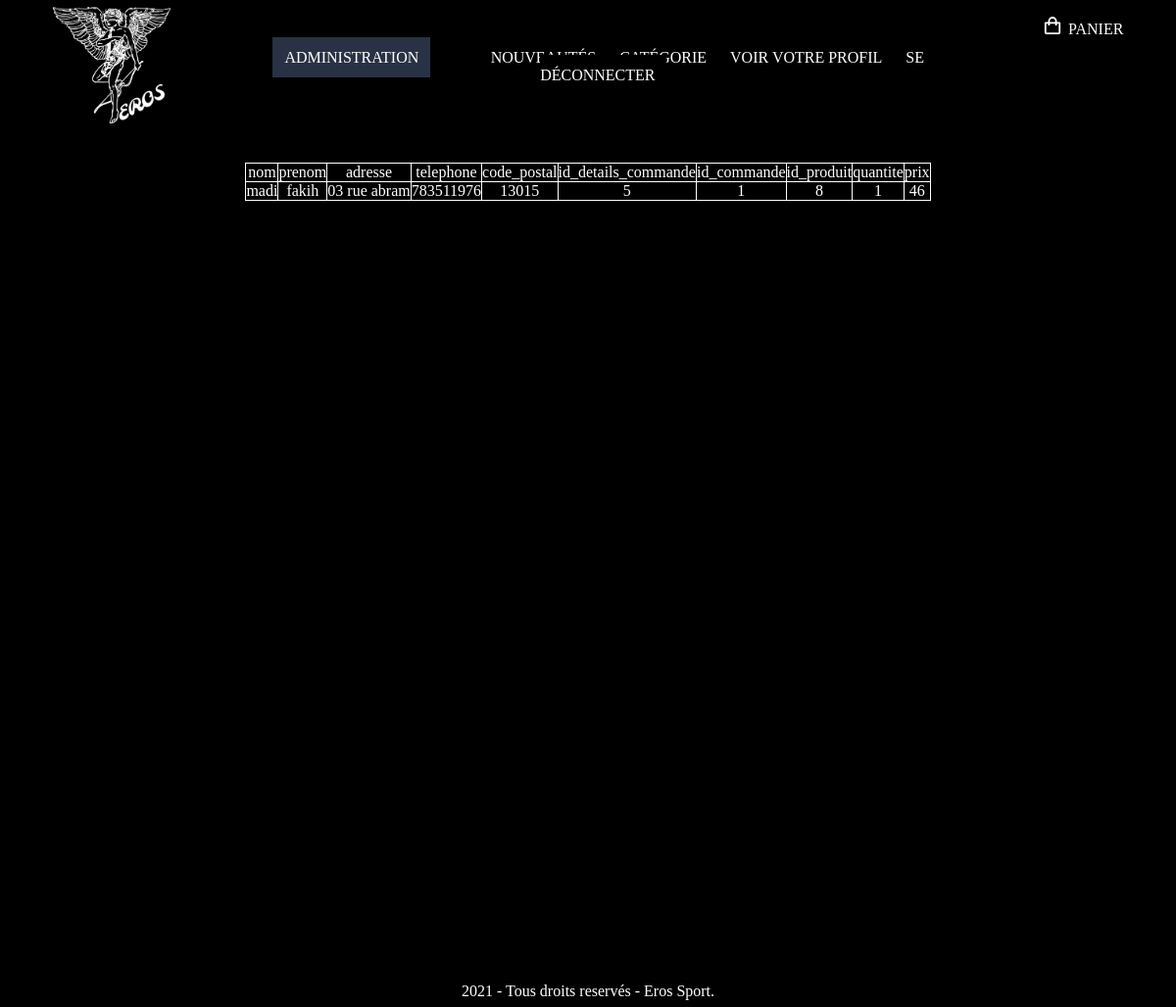
/admin/commande.php?id_commande=1 (signed in), run on the app's committed database.
### tables this page shows
CREATE TABLE IF NOT EXISTS `details_commande` (
  `nom` text NOT NULL,
  `prenom` text NOT NULL,
  `adresse` text NOT NULL,
  `telephone` int(15) DEFAULT NULL,
  `code_postal` int(5) DEFAULT NULL,
  `id_details_commande` int(3) NOT NULL AUTO_INCREMENT,
  `id_commande` int(3) DEFAULT NULL,
  `id_produit` int(3) DEFAULT NULL,
  `id_taille` int(11) NOT NULL,
  `quantite` int(3) NOT NULL,
  `prix` int(3) NOT NULL,
  PRIMARY KEY (`id_details_commande`),
  KEY `id_commande` (`id_commande`)
);

### inc/fonction.inc.php (called while the page is built, shortened)
<?php
function executeRequete($req)
{
    global $mysqli;
    $resultat = $mysqli->query($req);
    return $resultat;
}
?>

### inc/init.inc.php (called while the page is built, shortened)
<?php
$mysqli = new mysqli("localhost", "root", "", "boutique");
$contenu = '';
require_once("fonction.inc.php");
?>

### admin/commande.php (the view, shortened to what this page needs)
<?php
require_once("../inc/init.inc.php");
$resultat = executeRequete("SELECT * FROM details_commande WHERE id_commande = $_GET[id_commande]");
$contenu .= '<div>';
$contenu .= '<table class="gestion_commande">';
$contenu .= '<tr>';
$contenu .= "<td>nom</td>";
$contenu .= "<td>prenom</td>";
$contenu .= "<td>adresse</td>";
$contenu .= "<td>telephone</td>";
$contenu .= "<td>code_postal</td>";
$contenu .= "<td>id_details_commande</td>";
$contenu .= "<td>id_commande</td>";
$contenu .= "<td>id_produit</td>";
$contenu .= "<td>quantite</td>";
$contenu .= "<td>prix</td>";
$contenu .= "</tr>";
while ($c = $resultat->fetch_assoc()) {
    $contenu .= '<tr>';
    $contenu .= "<td>$c[nom]</td>";
    $contenu .= "<td>$c[prenom]</td>";
    $contenu .= "<td>$c[adresse]</td>";
    $contenu .= "<td>$c[telephone]</td>";
    $contenu .= "<td>$c[code_postal]</td>";
    $contenu .= "<td>$c[id_details_commande]</td>";
    $contenu .= "<td>$c[id_commande]</td>";
    $contenu .= "<td>$c[id_produit]</td>";
    $contenu .= "<td>$c[quantite]</td>";
    $contenu .= "<td>$c[prix]</td>";
    $contenu .= "</tr>";
}
$contenu .= '</table>';
$contenu .= '</div>';
require_once("../inc/haut.inc.php");?>
<div class="new">
<?php echo $contenu;?>
</div>
<?php require_once("../inc/bas.inc.php"); ?>

### inc/css/style.css (style rules this page uses)
* { margin: 0; padding:0; background-color: black; color: white; }

### inc/css/body.css (style rules this page uses)
.gestion_commande { margin: auto; border-collapse: collapse; }
.gestion_commande tr { text-align: center; border-bottom: 1px solid white; }
.gestion_commande td { text-align: center; border: 1px solid white; }

### data on the page
details_commande: nom "madi", prenom "fakih", adresse "03 rue abram", telephone "783511976", code_postal "13015", id_details_commande "5", id_commande "1", id_produit "8", quantite "1", prix "46"
